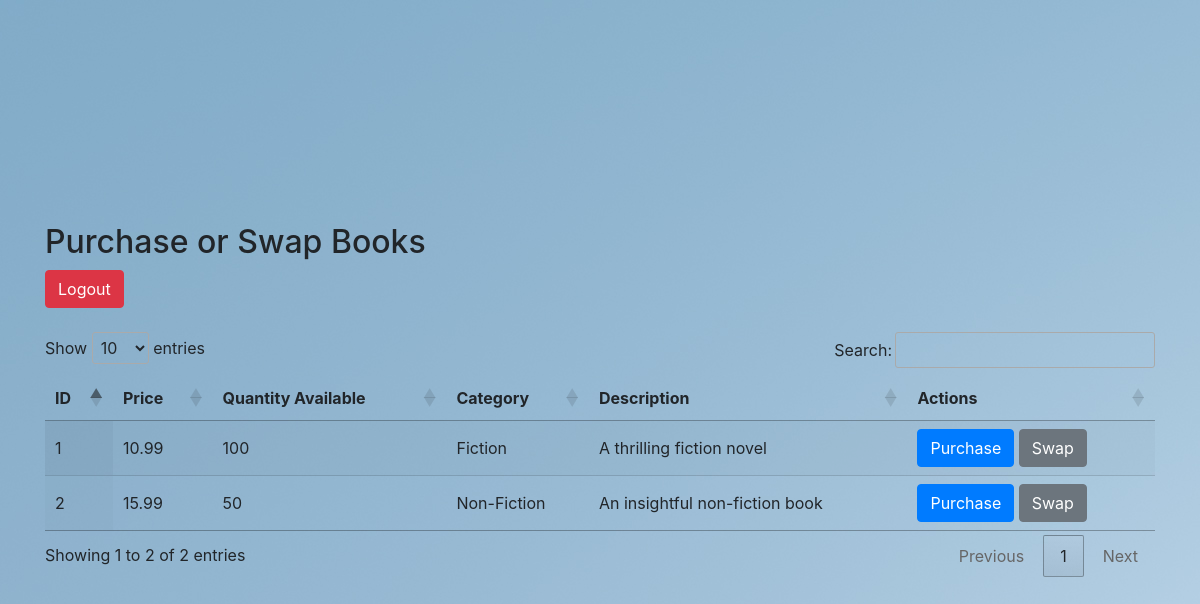
The app's page /purchase_or_swap.php (signed in) with its own data.
### tables this page shows
CREATE TABLE items (
    id INT AUTO_INCREMENT PRIMARY KEY,
    price DECIMAL(10, 2),
    quantity_available INT,
    category VARCHAR(100),
    description TEXT,
    images JSON
);

### purchase_or_swap.php (the view, shortened to what this page needs)
<?php
require 'connection.php';
$sql = "SELECT * FROM items";
$result = $conn->query($sql);
?>
<!DOCTYPE html>
<html>
<head>
    <link href="https://maxcdn.bootstrapcdn.com/bootstrap/4.0.0/css/bootstrap.min.css" rel="stylesheet">
    <link href="https://cdn.datatables.net/1.10.21/css/jquery.dataTables.min.css" rel="stylesheet">
</head>
<body>
<div class="container">
    <h2>Purchase or Swap Books</h2>
    <a href="logout.php" class="btn btn-danger">Logout</a>
    <br><br>
    <table id="itemsTable" class="display">
        <thead>
            <tr>
                <th>ID</th>
                <th>Price</th>
                <th>Quantity Available</th>
                <th>Category</th>
                <th>Description</th>
                <th>Actions</th>
            </tr>
        </thead>
        <tbody>
            <?php while ($row = $result->fetch_assoc()): ?>
                <tr>
                    <td><?= $row['id'] ?></td>
                    <td><?= $row['price'] ?></td>
                    <td><?= $row['quantity_available'] ?></td>
                    <td><?= $row['category'] ?></td>
                    <td><?= $row['description'] ?></td>
                    <td>
                        <a href="purchase_item.php?id=<?= $row['id'] ?>" class="btn btn-primary">Purchase</a>
                        <a href="swap_item.php?id=<?= $row['id'] ?>" class="btn btn-secondary">Swap</a>
                    </td>
                </tr>
            <?php endwhile; ?>
        </tbody>
    </table>
</div>
</body>
</html>

### purchase_or_swap.php (style rules this page uses)
body { background-color: #f8f9fa; height: 100vh; display: flex; align-items: center; justify-content: center; background-image: url('uploads/img19.jpg'); }

### records on screen
items: id "1", price "10.99", quantity_available "100", category "Fiction", description "A thrilling fiction novel"
items: id "2", price "15.99", quantity_available "50", category "Non-Fiction", description "An insightful non-fiction book"
